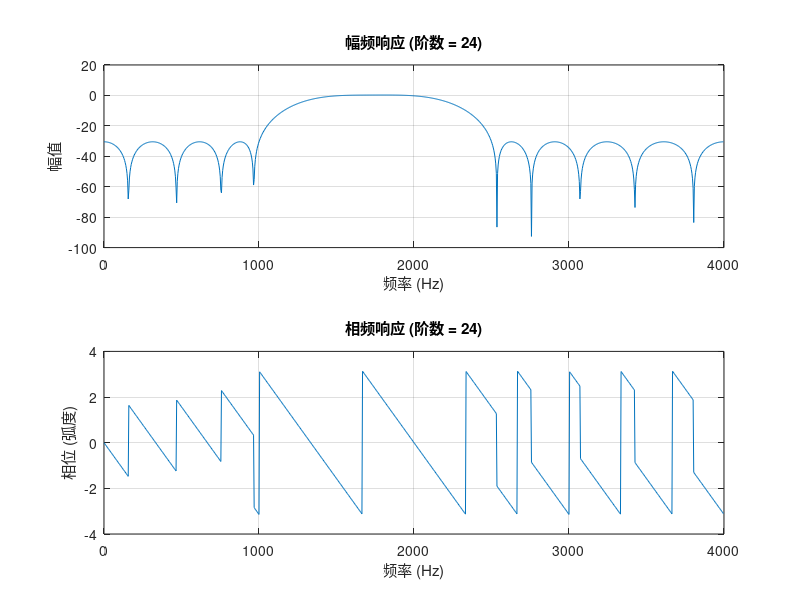

The MATLAB source for this figure: (Note: this script raises an error after producing the figure.)
% 设置滤波器规格
Fs = 8000; % 采样频率
Fpass = [1500 2000]; % 通带频率
Fstop = [1000 2500]; % 阻带频率
Rp = 1; % 通带纹波 (dB)
Rs = 30; % 阻带衰减 (dB)

% 归一化频率
Wp = Fpass / (Fs / 2);
Ws = Fstop / (Fs / 2);

% 初始化滤波器阶数
N = 22; % 从22开始，可以根据需求调整

% 设计滤波器
while true
    b = firpm(N, [0 Ws(1) Wp(1) Wp(2) Ws(2) 1], [0 0 1 1 0 0]);
    [H, f] = freqz(b, 1, 1024, Fs);
    mag_response = abs(H);
    % 检查通带和阻带要求
    passband_max = max(mag_response(f >= Fpass(1) & f <= Fpass(2)));
    passband_min = min(mag_response(f >= Fpass(1) & f <= Fpass(2)));
    stopband_max1 = max(mag_response(f >= 0 & f <= Fstop(1)));
    stopband_max2 = max(mag_response(f >= Fstop(2) & f <= Fs/2));
    if (passband_max <= 10^(Rp/20) && passband_min >= 10^(-Rp/20) && stopband_max1 <= 10^(-Rs/20) && stopband_max2 <= 10^(-Rs/20))
        break;
    else
        N = N + 2; % 增加滤波器阶数
    end
end

% 绘制幅频响应
subplot(2, 1, 1);
plot(f, 20*log10(abs(H)));
title(['幅频响应 (阶数 = ' num2str(N) ')']);
xlabel('频率 (Hz)');
ylabel('幅值');
grid on;

% 绘制相频响应
subplot(2, 1, 2);
plot(f, angle(H));
title(['相频响应 (阶数 = ' num2str(N) ')']);
xlabel('频率 (Hz)');
ylabel('相位 (弧度)');
grid on;
%%%%%%%%%%%%%%%%%%%%%%%%%%%%%%%
% Filter specifications
fp1 = 1500; % Passband start frequency
fp2 = 2000; % Passband end frequency

% Calculate the ideal bandpass filter using the sinc function
M = N; % Filter order
fc1 = fp1 / Fs; % Normalized cutoff frequency (start of passband)
fc2 = fp2 / Fs; % Normalized cutoff frequency (end of passband)

% Time vector
n = 0:M;

% Ideal low-pass filter (sinc function) centered at fc1 and fc2
hd1 = (sin(2 * pi * fc1 * (n - M/2))) ./ (pi * (n - M/2));
hd1(M/2 + 1) = 2 * fc1; % Handle the case where n = M/2

hd2 = (sin(2 * pi * fc2 * (n - M/2))) ./ (pi * (n - M/2));
hd2(M/2 + 1) = 2 * fc2; % Handle the case where n = M/2

% Ideal bandpass filter is the difference of two low-pass filters
hd = hd2 - hd1;

% Apply Hamming window
w = hamming(M + 1)';

% FIR filter coefficients
h = hd .* w;
% Display the filter coefficients
disp('Filter coefficients:');
disp(h);

% Frequency response of the filter
[H, f] = freqz(h, 1, 1024, fs); % Get the frequency response

% Plot frequency response with frequency axis in Hz
figure;
% 绘制幅频响应
subplot(2, 1, 1);
plot(f, 20*log10(abs(H)));
title('幅频响应');
xlabel('频率 (Hz)');
ylabel('幅值');
grid on;

% 绘制相频响应
subplot(2, 1, 2);
plot(f, angle(H));
title('相频响应');
xlabel('频率 (Hz)');
ylabel('相位 (弧度)');
grid on;
